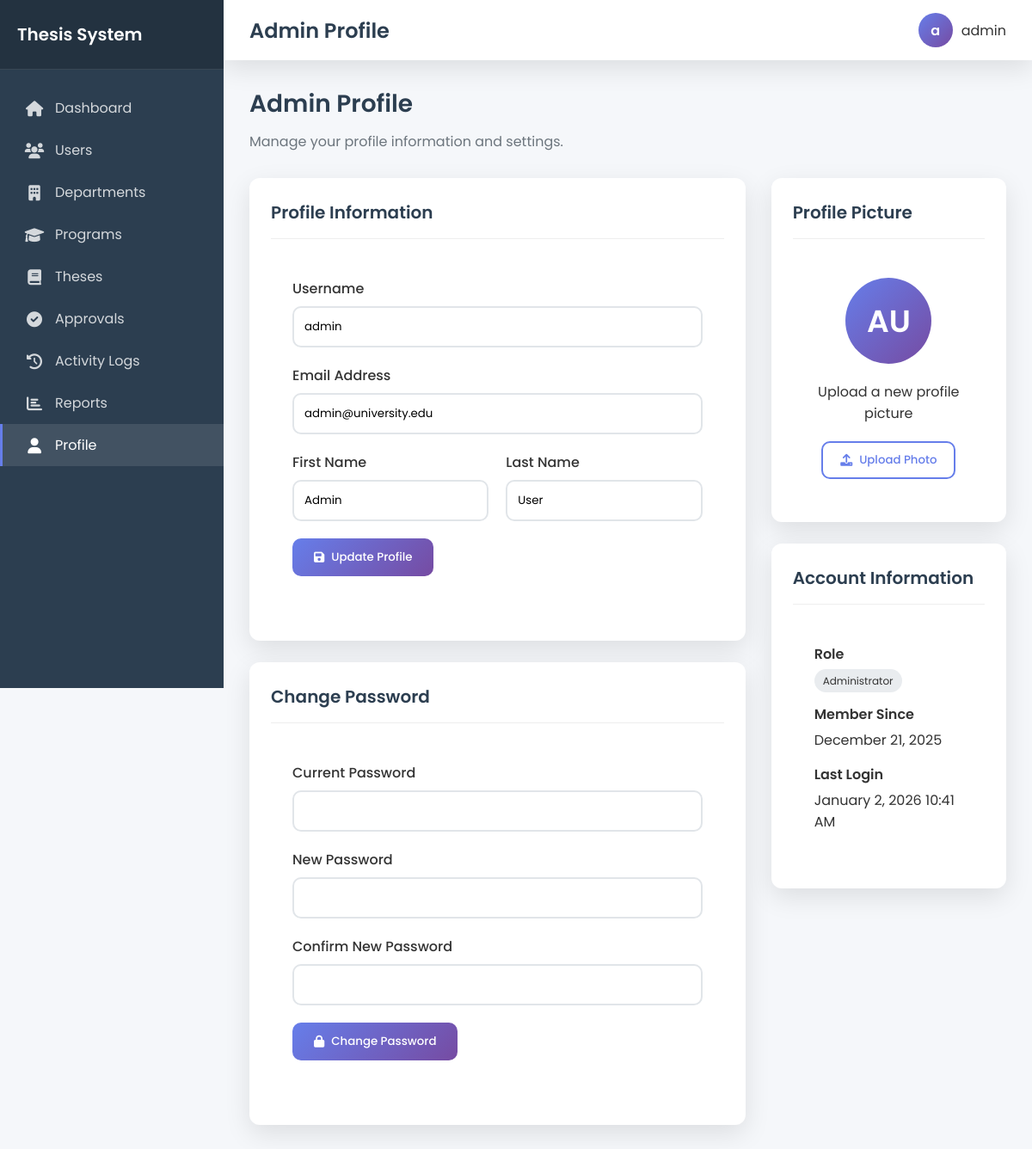
Screenshot of /admin/profile.php (signed in) with the database file from the repository.
### tables this page shows
CREATE TABLE `users` (
  `id` int(11) NOT NULL,
  `username` varchar(50) NOT NULL,
  `email` varchar(100) NOT NULL,
  `password` varchar(255) NOT NULL,
  `role` enum('student','adviser','admin') NOT NULL,
  `first_name` varchar(50) NOT NULL,
  `last_name` varchar(50) NOT NULL,
  `middle_name` varchar(50) DEFAULT NULL,
  `student_id` varchar(20) DEFAULT NULL,
  `program_id` int(11) DEFAULT NULL,
  `profile_picture` varchar(255) DEFAULT NULL,
  `signature` varchar(255) DEFAULT NULL,
  `is_active` tinyint(1) DEFAULT 1,
  `last_login` timestamp NULL DEFAULT NULL,
  `created_at` timestamp NOT NULL DEFAULT current_timestamp(),
  `updated_at` timestamp NOT NULL DEFAULT current_timestamp() ON UPDATE current_timestamp()
);

### includes/Auth.php (called while the page is built, shortened)
<?php
class Auth
{
    public static function check()
    {
        return isset($_SESSION['logged_in']) && $_SESSION['logged_in'] === true;
    }
    public static function id()
    {
        return self::check() ? $_SESSION['user_id'] : null;
    }
}

### models/Model.php (called while the page is built, shortened)
<?php
class Model {
    public function __construct($database) {
        $this->pdo = $database;
    }
}
?>

### models/User.php (called while the page is built, shortened)
<?php
require_once 'Model.php';
class User extends Model
{
    public function getUserWithDetails($userId)
    {
        $stmt = $this->pdo->prepare("
            SELECT u.*, p.name as program_name, d.name as department_name
            FROM users u
            LEFT JOIN programs p ON u.program_id = p.id
            LEFT JOIN departments d ON p.department_id = d.id
            WHERE u.id = ?
        ");
        $stmt->execute([$userId]);
        return $stmt->fetch(PDO::FETCH_ASSOC);
    }
}

### admin/profile.php (the view, shortened to what this page needs)
<?php
require_once '../config/db.php';
require_once '../includes/Auth.php';
require_once '../models/User.php';
$userModel = new User($pdo);
$current_user = $userModel->getUserWithDetails(Auth::id());
?>
<div class="page-header">
    <h2>Admin Profile</h2>
    <p>Manage your profile information and settings.</p>
</div>
<div class="row" style="display: flex; flex-wrap: wrap; margin: 0 -15px;">
    <div class="col-md-8" style="flex: 0 0 66.666%; padding: 0 15px;">
        <div class="card fade-in">
            <div class="card-header">
                <h3>Profile Information</h3>
            </div>
            <div class="card-body" style="padding: 25px;">
                <form method="POST">
                    <div class="form-group" style="margin-bottom: 20px;">
                        <label for="username" style="display: block; margin-bottom: 8px; font-weight: 500;">Username</label>
                        <input type="text" id="username" name="username" class="form-control" style="width: 100%; padding: 12px; border: 2px solid #e1e5e9; border-radius: 10px; font-family: 'Poppins', sans-serif;" value="<?php echo htmlspecialchars($current_user['username']); ?>" readonly>
                    </div>
                    <div class="form-group" style="margin-bottom: 20px;">
                        <label for="email" style="display: block; margin-bottom: 8px; font-weight: 500;">Email Address</label>
                        <input type="email" id="email" name="email" class="form-control" style="width: 100%; padding: 12px; border: 2px solid #e1e5e9; border-radius: 10px; font-family: 'Poppins', sans-serif;" value="<?php echo htmlspecialchars($current_user['email']); ?>" readonly>
                    </div>
                    <div class="row" style="display: flex; flex-wrap: wrap; margin: 0 -10px;">
                        <div class="col-md-6" style="flex: 0 0 50%; padding: 0 10px; margin-bottom: 20px;">
                            <div class="form-group">
                                <label for="first_name" style="display: block; margin-bottom: 8px; font-weight: 500;">First Name</label>
                                <input type="text" id="first_name" name="first_name" class="form-control" style="width: 100%; padding: 12px; border: 2px solid #e1e5e9; border-radius: 10px; font-family: 'Poppins', sans-serif;" value="<?php echo htmlspecialchars($current_user['first_name']); ?>">
                            </div>
                        </div>
                        <div class="col-md-6" style="flex: 0 0 50%; padding: 0 10px; margin-bottom: 20px;">
                            <div class="form-group">
                                <label for="last_name" style="display: block; margin-bottom: 8px; font-weight: 500;">Last Name</label>
                                <input type="text" id="last_name" name="last_name" class="form-control" style="width: 100%; padding: 12px; border: 2px solid #e1e5e9; border-radius: 10px; font-family: 'Poppins', sans-serif;" value="<?php echo htmlspecialchars($current_user['last_name']); ?>">
                            </div>
                        </div>
                    </div>
                    <div class="form-group" style="margin-bottom: 25px;">
                        <button type="submit" class="btn btn-primary" style="padding: 12px 25px; border: none; border-radius: 10px; font-family: 'Poppins', sans-serif; font-weight: 500; cursor: pointer; background: linear-gradient(135deg, #667eea 0%, #764ba2 100%); color: white;">
                            <i class="fas fa-save"></i> Update Profile
                        </button>
                    </div>
                </form>
            </div>
        </div>
        <div class="card fade-in">
            <div class="card-header">
                <h3>Change Password</h3>
            </div>
            <div class="card-body" style="padding: 25px;">
                <form method="POST">
                    <div class="form-group" style="margin-bottom: 20px;">
                        <label for="current_password" style="display: block; margin-bottom: 8px; font-weight: 500;">Current Password</label>
                        <input type="password" id="current_password" name="current_password" class="form-control" style="width: 100%; padding: 12px; border: 2px solid #e1e5e9; border-radius: 10px; font-family: 'Poppins', sans-serif;">
                    </div>
                    <div class="form-group" style="margin-bottom: 20px;">
                        <label for="new_password" style="display: block; margin-bottom: 8px; font-weight: 500;">New Password</label>
                        <input type="password" id="new_password" name="new_password" class="form-control" style="width: 100%; padding: 12px; border: 2px solid #e1e5e9; border-radius: 10px; font-family: 'Poppins', sans-serif;">
                    </div>
                    <div class="form-group" style="margin-bottom: 20px;">
                        <label for="confirm_password" style="display: block; margin-bottom: 8px; font-weight: 500;">Confirm New Password</label>
                        <input type="password" id="confirm_password" name="confirm_password" class="form-control" style="width: 100%; padding: 12px; border: 2px solid #e1e5e9; border-radius: 10px; font-family: 'Poppins', sans-serif;">
                    </div>
                    <div class="form-group" style="margin-bottom: 25px;">
                        <button type="submit" class="btn btn-primary" style="padding: 12px 25px; border: none; border-radius: 10px; font-family: 'Poppins', sans-serif; font-weight: 500; cursor: pointer; background: linear-gradient(135deg, #667eea 0%, #764ba2 100%); color: white;">
                            <i class="fas fa-lock"></i> Change Password
                        </button>
                    </div>
                </form>
            </div>
        </div>
    </div>
    <div class="col-md-4" style="flex: 0 0 33.333%; padding: 0 15px;">
        <div class="card fade-in">
            <div class="card-header">
                <h3>Profile Picture</h3>
            </div>
            <div class="card-body" style="padding: 25px; text-align: center;">
                <div class="user-avatar" style="width: 100px; height: 100px; border-radius: 50%; background: linear-gradient(135deg, #667eea 0%, #764ba2 100%); display: flex; align-items: center; justify-content: center; color: white; font-weight: 600; font-size: 36px; margin: 0 auto 20px;">
                    <?php echo substr($current_user['first_name'], 0, 1) . substr($current_user['last_name'], 0, 1); ?>
                </div>
                <p style="margin-bottom: 20px;">Upload a new profile picture</p>
                <button class="btn btn-outline" style="padding: 10px 20px; border: 2px solid #667eea; border-radius: 10px; color: #667eea; font-family: 'Poppins', sans-serif; font-weight: 500; cursor: pointer;">
                    <i class="fas fa-upload"></i> Upload Photo
                </button>
            </div>
        </div>
        <div class="card fade-in">
            <div class="card-header">
                <h3>Account Information</h3>
            </div>
            <div class="card-body" style="padding: 25px;">
                <div class="detail-row" style="margin-bottom: 15px;">
                    <label style="font-weight: 600; display: block; margin-bottom: 5px;">Role</label>
                    <p style="margin: 0;">
                        <span style="padding: 5px 10px; border-radius: 20px; font-size: 12px; background: #e9ecef;">
                            Administrator
                        </span>
                    </p>
                </div>
                <div class="detail-row" style="margin-bottom: 15px;">
                    <label style="font-weight: 600; display: block; margin-bottom: 5px;">Member Since</label>
                    <p style="margin: 0;"><?php echo date('F j, Y', strtotime($current_user['created_at'])); ?></p>
                </div>
                <div class="detail-row" style="margin-bottom: 15px;">
                    <label style="font-weight: 600; display: block; margin-bottom: 5px;">Last Login</label>
                    <p style="margin: 0;"><?php echo $current_user['last_login'] ? date('F j, Y g:i A', strtotime($current_user['last_login'])) : 'Never'; ?></p>
                </div>
            </div>
        </div>
    </div>
</div>
<?php
include '../views/shared/layout.php';
?>

### views/shared/layout.php (style rules this page uses)
:root { --primary-gradient: linear-gradient(135deg, #667eea 0%, #764ba2 100%); --secondary-gradient: linear-gradient(135deg, #f093fb 0%, #f5576c 100%); --success-gradient: linear-gradient(135deg, #43e97b 0%, #38f9d7 100%); --warning-gradient: linear-gradient(135deg, #ff9a9e 0%, #fecfef 100%); --dark: #2c3e50; --light: #f8f9fa; --gray: #6c757d; --border-radius: 12px; --box-shadow: 0 10px 30px rgba(0, 0, 0, 0.1); }
* { margin: 0; padding: 0; box-sizing: border-box; }
body { font-family: 'Poppins', sans-serif; background: #f5f7fa; color: #333; min-height: 100vh; }
.user-avatar { width: 40px; height: 40px; border-radius: 50%; background: var(--primary-gradient); display: flex; align-items: center; justify-content: center; color: white; font-weight: 600; }
.page-header { margin-bottom: 30px; }
.page-header h2 { font-size: 28px; font-weight: 600; color: var(--dark); margin: 0 0 10px 0; }
.page-header p { color: var(--gray); font-size: 16px; margin: 0; }
.card { background: white; border-radius: var(--border-radius); box-shadow: var(--box-shadow); padding: 25px; margin-bottom: 25px; transition: transform 0.3s ease; }
.card-header { border-bottom: 1px solid #eee; padding-bottom: 15px; margin-bottom: 20px; }
.card-header h3 { font-size: 20px; font-weight: 600; margin: 0; color: var(--dark); }
.btn { padding: 12px 20px; border: none; border-radius: var(--border-radius); font-family: 'Poppins', sans-serif; font-weight: 500; cursor: pointer; transition: all 0.3s ease; text-decoration: none; display: inline-flex; align-items: center; justify-content: center; gap: 8px; }
.btn i { font-size: 14px; }
.btn-primary { background: var(--primary-gradient); color: white; }
.btn-outline { background: transparent; border: 2px solid #667eea; color: #667eea; }
.fade-in { animation: fadeIn 0.6s ease-out; }

### rows the page displays
users: username "admin", email "admin@university.edu", first_name "Admin", last_name "User", first_name "A", last_name "U", created_at "December 21, 2025", last_login "January 2, 2026 10:41 AM"

### other values shown
$item['title'] "Dashboard"
$item['title'] "Users"
$item['title'] "Departments"
$item['title'] "Programs"
$item['title'] "Theses"
$item['title'] "Approvals"
$item['title'] "Activity Logs"
$item['title'] "Reports"
$item['title'] "Profile"
$title "Admin Profile"
substr($_SESSION['username'], 0, 1) "a"
$_SESSION['username'] "admin"
